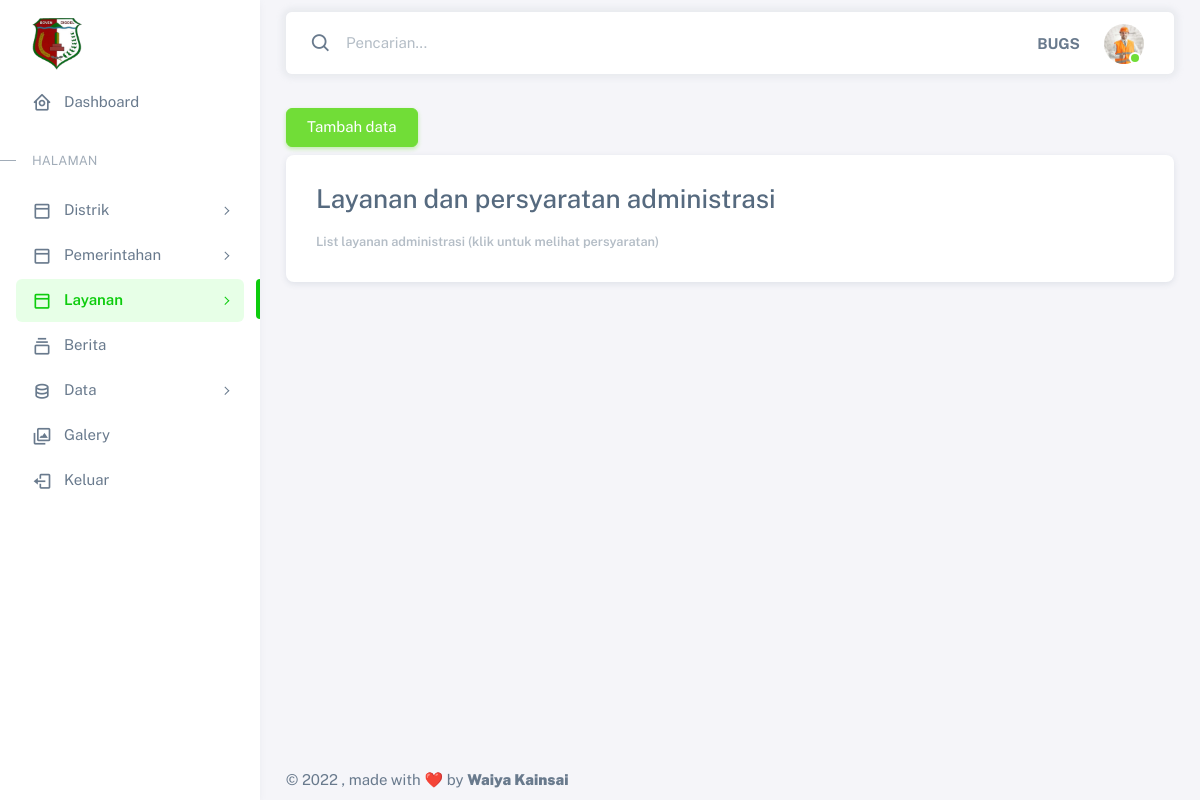
The app's page /panel/administrasi/ (signed in), older data.
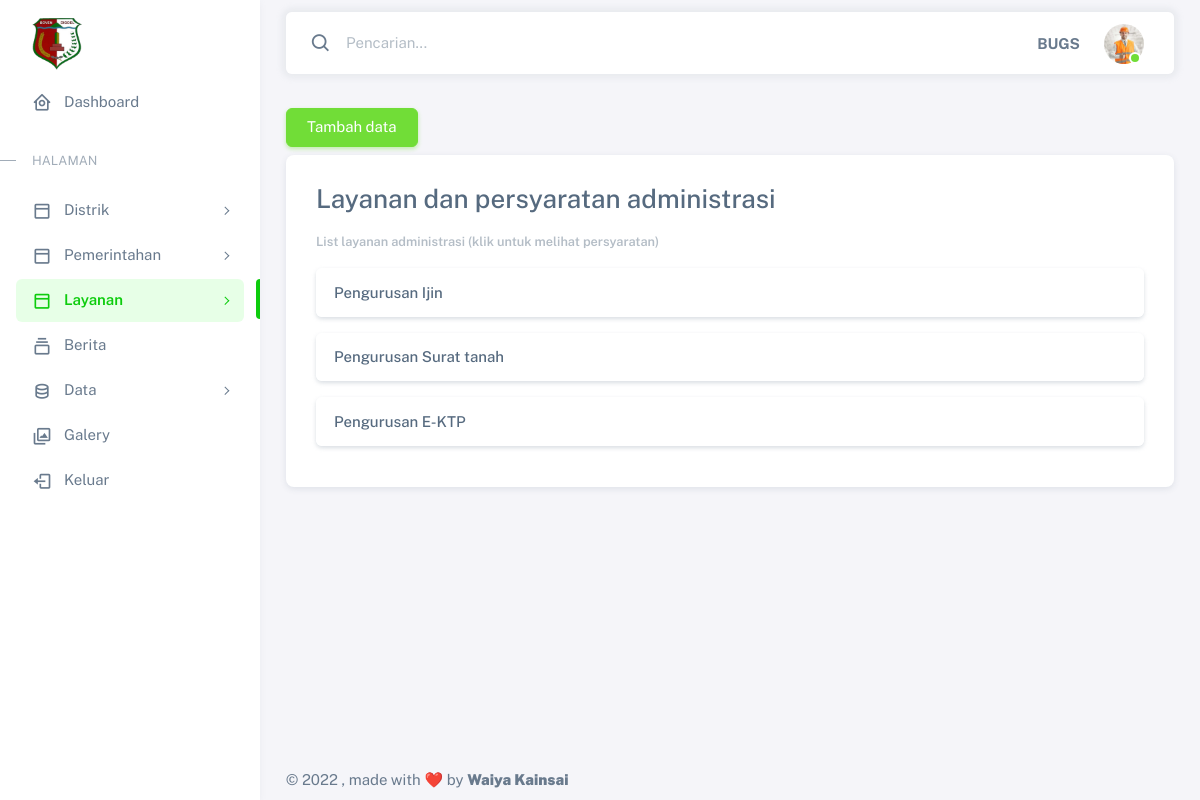
The same page, newer data.
### administrasi/models.py (models this page shows, shortened)
class Administrasi(models.Model):
    nama_layanan = models.CharField(max_length=100)
    persyaratan = RichTextField(blank=True, null=True)

### panel/views.py (the view)
# urls.py: path('administrasi/',views.administrasi, name='administrasi'),
@login_required(login_url='panel:login')
def administrasi(request):
    administrasi = Administrasi.objects.all().order_by('-id')
    context ={
        'title':'Panel | Administrasi',
        'administrasi': administrasi,
    }
    return render(request, 'panel/administrasi.html',context)

### templates/panel/administrasi.html (shortened to what this page needs)
{% extends '../adminbase.html' %}
{% load static %}
{% block content %}
<div >
    <a href="{% url 'panel:addadministrasi' %}" class="btn btn-success my-2">Tambah data</a>
    <div class="card container" style="height: 100%; padding: 30px;">
                        <h3>
                        Layanan dan persyaratan administrasi
                        </h3>
                        <div class="row">
                                <div class="col-md mb-4 mb-md-0">
                                  <small class="text-light fw-semibold">List layanan administrasi (klik untuk melihat persyaratan)</small>
                                  {% for administrasi in administrasi %}
                                  <div class="accordion mt-3">
                                    <div class="card accordion-item">
                                      <h3 class="accordion-header" id="headingTwo{{administrasi.id}}">
                                        <button
                                          type="button"
                                          class="accordion-button collapsed"
                                          data-bs-toggle="collapse"
                                          data-bs-target="#accordionTwo{{administrasi.id}}"
                                        >
                                        {{administrasi.nama_layanan}}
                                        </button>
                                      </h3>
                                    </div>
                                  </div>
                                  {% endfor %}
                                </div>
                        </div>
    </div>
</div>
{% endblock content %}

Row changes from the older to the newer data that the page shows:
added Administrasi: nama_layanan "Pengurusan Ijin"
added Administrasi: nama_layanan "Pengurusan Surat tanah"
added Administrasi: nama_layanan "Pengurusan E-KTP"
